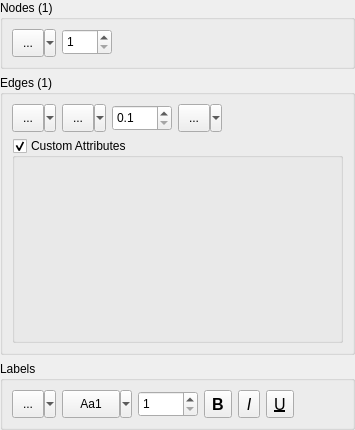
<?xml version="1.0" encoding="UTF-8"?>
<ui version="4.0">
 <class>CNodeEdgePropertiesUI</class>
 <widget class="QWidget" name="CNodeEdgePropertiesUI">
  <property name="geometry">
   <rect>
    <x>0</x>
    <y>0</y>
    <width>355</width>
    <height>430</height>
   </rect>
  </property>
  <property name="sizePolicy">
   <sizepolicy hsizetype="Fixed" vsizetype="Maximum">
    <horstretch>0</horstretch>
    <verstretch>0</verstretch>
   </sizepolicy>
  </property>
  <property name="windowTitle">
   <string>Form</string>
  </property>
  <property name="styleSheet">
   <string notr="true">/*
QToolButton, QComboBox, QDoubleSpinBox, QSpinBox
{
border: 1px solid #aaa;
border-radius: 2px;
}
*/

QToolButton:on
{
border: 1px solid #aaa;
background: #bbb;
}
</string>
  </property>
  <layout class="QVBoxLayout" name="verticalLayout_2">
   <property name="leftMargin">
    <number>0</number>
   </property>
   <property name="topMargin">
    <number>0</number>
   </property>
   <property name="rightMargin">
    <number>0</number>
   </property>
   <property name="bottomMargin">
    <number>0</number>
   </property>
   <item>
    <widget class="QGroupBox" name="NodesBox">
     <property name="title">
      <string>Nodes (1)</string>
     </property>
     <layout class="QGridLayout" name="gridLayout_2">
      <item row="0" column="0">
       <layout class="QFormLayout" name="formLayout">
        <property name="sizeConstraint">
         <enum>QLayout::SetNoConstraint</enum>
        </property>
        <item row="0" column="0">
         <widget class="QSint::QSplitButton" name="NodeShape">
          <property name="minimumSize">
           <size>
            <width>44</width>
            <height>28</height>
           </size>
          </property>
          <property name="maximumSize">
           <size>
            <width>16777215</width>
            <height>28</height>
           </size>
          </property>
          <property name="statusTip">
           <string>Set shape of the selected nodes</string>
          </property>
          <property name="text">
           <string>...</string>
          </property>
          <property name="iconSize">
           <size>
            <width>18</width>
            <height>18</height>
           </size>
          </property>
          <property name="popupMode">
           <enum>QToolButton::MenuButtonPopup</enum>
          </property>
         </widget>
        </item>
        <item row="0" column="1">
         <widget class="QSint::SpinComboBox" name="NodeSizeX">
          <property name="enabled">
           <bool>true</bool>
          </property>
          <property name="sizePolicy">
           <sizepolicy hsizetype="Expanding" vsizetype="Fixed">
            <horstretch>0</horstretch>
            <verstretch>0</verstretch>
           </sizepolicy>
          </property>
          <property name="minimumSize">
           <size>
            <width>0</width>
            <height>0</height>
           </size>
          </property>
          <property name="maximumSize">
           <size>
            <width>50</width>
            <height>26</height>
           </size>
          </property>
          <property name="statusTip">
           <string>Set width of the selected nodes</string>
          </property>
          <property name="styleSheet">
           <string notr="true"/>
          </property>
          <property name="alignment">
           <set>Qt::AlignLeading|Qt::AlignLeft|Qt::AlignVCenter</set>
          </property>
          <property name="correctionMode">
           <enum>QAbstractSpinBox::CorrectToNearestValue</enum>
          </property>
          <property name="minimum">
           <number>1</number>
          </property>
          <property name="maximum">
           <number>1000</number>
          </property>
         </widget>
        </item>
       </layout>
      </item>
     </layout>
    </widget>
   </item>
   <item>
    <widget class="QGroupBox" name="EdgesBox">
     <property name="title">
      <string>Edges (1)</string>
     </property>
     <layout class="QVBoxLayout" name="verticalLayout">
      <item>
       <layout class="QHBoxLayout" name="horizontalLayout_2">
        <item>
         <widget class="QSint::ColorButton" name="EdgeColor">
          <property name="sizePolicy">
           <sizepolicy hsizetype="Fixed" vsizetype="Fixed">
            <horstretch>0</horstretch>
            <verstretch>0</verstretch>
           </sizepolicy>
          </property>
          <property name="minimumSize">
           <size>
            <width>44</width>
            <height>28</height>
           </size>
          </property>
          <property name="statusTip">
           <string>Set color of the selected edges</string>
          </property>
          <property name="text">
           <string>...</string>
          </property>
          <property name="iconSize">
           <size>
            <width>18</width>
            <height>18</height>
           </size>
          </property>
          <property name="popupMode">
           <enum>QToolButton::MenuButtonPopup</enum>
          </property>
         </widget>
        </item>
        <item>
         <widget class="QSint::QPenButton" name="EdgeStyle">
          <property name="minimumSize">
           <size>
            <width>44</width>
            <height>28</height>
           </size>
          </property>
          <property name="statusTip">
           <string>Set pen style of the selected edges</string>
          </property>
          <property name="text">
           <string>...</string>
          </property>
          <property name="iconSize">
           <size>
            <width>18</width>
            <height>18</height>
           </size>
          </property>
          <property name="popupMode">
           <enum>QToolButton::MenuButtonPopup</enum>
          </property>
         </widget>
        </item>
        <item>
         <widget class="QDoubleSpinBox" name="EdgeWeight">
          <property name="sizePolicy">
           <sizepolicy hsizetype="Fixed" vsizetype="Fixed">
            <horstretch>0</horstretch>
            <verstretch>0</verstretch>
           </sizepolicy>
          </property>
          <property name="minimumSize">
           <size>
            <width>60</width>
            <height>26</height>
           </size>
          </property>
          <property name="statusTip">
           <string>Set weight of the selected edges</string>
          </property>
          <property name="styleSheet">
           <string notr="true"/>
          </property>
          <property name="correctionMode">
           <enum>QAbstractSpinBox::CorrectToNearestValue</enum>
          </property>
          <property name="decimals">
           <number>1</number>
          </property>
          <property name="minimum">
           <double>0.100000000000000</double>
          </property>
          <property name="singleStep">
           <double>0.100000000000000</double>
          </property>
         </widget>
        </item>
        <item>
         <widget class="QSint::QSplitButton" name="EdgeDirection">
          <property name="minimumSize">
           <size>
            <width>44</width>
            <height>28</height>
           </size>
          </property>
          <property name="statusTip">
           <string>Set direction of the selected edges</string>
          </property>
          <property name="text">
           <string>...</string>
          </property>
          <property name="iconSize">
           <size>
            <width>18</width>
            <height>18</height>
           </size>
          </property>
          <property name="popupMode">
           <enum>QToolButton::MenuButtonPopup</enum>
          </property>
         </widget>
        </item>
        <item>
         <spacer name="horizontalSpacer_2">
          <property name="orientation">
           <enum>Qt::Horizontal</enum>
          </property>
          <property name="sizeHint" stdset="0">
           <size>
            <width>40</width>
            <height>20</height>
           </size>
          </property>
         </spacer>
        </item>
       </layout>
      </item>
      <item>
       <widget class="QGroupBox" name="EdgeAttrBox">
        <property name="sizePolicy">
         <sizepolicy hsizetype="Preferred" vsizetype="Expanding">
          <horstretch>0</horstretch>
          <verstretch>0</verstretch>
         </sizepolicy>
        </property>
        <property name="title">
         <string>Custom Attributes</string>
        </property>
        <property name="flat">
         <bool>true</bool>
        </property>
        <property name="checkable">
         <bool>true</bool>
        </property>
        <layout class="QVBoxLayout" name="verticalLayout_4">
         <property name="leftMargin">
          <number>0</number>
         </property>
         <property name="rightMargin">
          <number>0</number>
         </property>
         <property name="bottomMargin">
          <number>0</number>
         </property>
         <item>
          <widget class="CAttributesEditorUI" name="EdgeAttrEditor" native="true"/>
         </item>
        </layout>
       </widget>
      </item>
     </layout>
    </widget>
   </item>
   <item>
    <widget class="QGroupBox" name="LablesBox">
     <property name="title">
      <string>Labels</string>
     </property>
     <layout class="QHBoxLayout" name="horizontalLayout">
      <item>
       <layout class="QHBoxLayout" name="horizontalLayout_4">
        <item>
         <widget class="QSint::ColorButton" name="LabelColor">
          <property name="sizePolicy">
           <sizepolicy hsizetype="Fixed" vsizetype="Fixed">
            <horstretch>0</horstretch>
            <verstretch>0</verstretch>
           </sizepolicy>
          </property>
          <property name="minimumSize">
           <size>
            <width>44</width>
            <height>28</height>
           </size>
          </property>
          <property name="maximumSize">
           <size>
            <width>16777215</width>
            <height>28</height>
           </size>
          </property>
          <property name="statusTip">
           <string>Set color of the selected labels</string>
          </property>
          <property name="text">
           <string>...</string>
          </property>
          <property name="iconSize">
           <size>
            <width>18</width>
            <height>18</height>
           </size>
          </property>
          <property name="popupMode">
           <enum>QToolButton::MenuButtonPopup</enum>
          </property>
         </widget>
        </item>
        <item>
         <widget class="QSint::QFontButton" name="LabelFont">
          <property name="sizePolicy">
           <sizepolicy hsizetype="Fixed" vsizetype="Fixed">
            <horstretch>0</horstretch>
            <verstretch>0</verstretch>
           </sizepolicy>
          </property>
          <property name="minimumSize">
           <size>
            <width>70</width>
            <height>28</height>
           </size>
          </property>
          <property name="maximumSize">
           <size>
            <width>16777215</width>
            <height>28</height>
           </size>
          </property>
          <property name="statusTip">
           <string>Set font of the selected labels</string>
          </property>
          <property name="text">
           <string>Aa1</string>
          </property>
          <property name="popupMode">
           <enum>QToolButton::MenuButtonPopup</enum>
          </property>
          <property name="toolButtonStyle">
           <enum>Qt::ToolButtonTextOnly</enum>
          </property>
         </widget>
        </item>
        <item>
         <widget class="QSint::SpinComboBox" name="LabelFontSize">
          <property name="sizePolicy">
           <sizepolicy hsizetype="Preferred" vsizetype="Fixed">
            <horstretch>0</horstretch>
            <verstretch>0</verstretch>
           </sizepolicy>
          </property>
          <property name="minimumSize">
           <size>
            <width>60</width>
            <height>26</height>
           </size>
          </property>
          <property name="maximumSize">
           <size>
            <width>16777215</width>
            <height>26</height>
           </size>
          </property>
          <property name="statusTip">
           <string>Set font size of the selected labels</string>
          </property>
          <property name="styleSheet">
           <string notr="true"/>
          </property>
          <property name="correctionMode">
           <enum>QAbstractSpinBox::CorrectToNearestValue</enum>
          </property>
          <property name="minimum">
           <number>1</number>
          </property>
          <property name="maximum">
           <number>1000</number>
          </property>
         </widget>
        </item>
        <item>
         <widget class="QToolButton" name="LabelFontBold">
          <property name="sizePolicy">
           <sizepolicy hsizetype="Fixed" vsizetype="Fixed">
            <horstretch>0</horstretch>
            <verstretch>0</verstretch>
           </sizepolicy>
          </property>
          <property name="minimumSize">
           <size>
            <width>0</width>
            <height>28</height>
           </size>
          </property>
          <property name="maximumSize">
           <size>
            <width>28</width>
            <height>28</height>
           </size>
          </property>
          <property name="font">
           <font>
            <pointsize>12</pointsize>
            <weight>75</weight>
            <bold>true</bold>
           </font>
          </property>
          <property name="statusTip">
           <string>Bold font look of the selected labels</string>
          </property>
          <property name="text">
           <string>B</string>
          </property>
          <property name="checkable">
           <bool>true</bool>
          </property>
         </widget>
        </item>
        <item>
         <widget class="QToolButton" name="LabelFontItalic">
          <property name="sizePolicy">
           <sizepolicy hsizetype="Fixed" vsizetype="Fixed">
            <horstretch>0</horstretch>
            <verstretch>0</verstretch>
           </sizepolicy>
          </property>
          <property name="minimumSize">
           <size>
            <width>0</width>
            <height>28</height>
           </size>
          </property>
          <property name="maximumSize">
           <size>
            <width>28</width>
            <height>28</height>
           </size>
          </property>
          <property name="font">
           <font>
            <pointsize>12</pointsize>
            <weight>50</weight>
            <italic>true</italic>
            <bold>false</bold>
           </font>
          </property>
          <property name="statusTip">
           <string>Italic font look of the selected labels</string>
          </property>
          <property name="text">
           <string>I</string>
          </property>
          <property name="checkable">
           <bool>true</bool>
          </property>
         </widget>
        </item>
        <item>
         <widget class="QToolButton" name="LabelFontUnderline">
          <property name="sizePolicy">
           <sizepolicy hsizetype="Fixed" vsizetype="Fixed">
            <horstretch>0</horstretch>
            <verstretch>0</verstretch>
           </sizepolicy>
          </property>
          <property name="minimumSize">
           <size>
            <width>0</width>
            <height>28</height>
           </size>
          </property>
          <property name="maximumSize">
           <size>
            <width>28</width>
            <height>28</height>
           </size>
          </property>
          <property name="font">
           <font>
            <pointsize>12</pointsize>
            <weight>50</weight>
            <italic>false</italic>
            <bold>false</bold>
            <underline>true</underline>
           </font>
          </property>
          <property name="statusTip">
           <string>Underlined font look of the selected labels</string>
          </property>
          <property name="text">
           <string>U</string>
          </property>
          <property name="checkable">
           <bool>true</bool>
          </property>
         </widget>
        </item>
        <item>
         <spacer name="horizontalSpacer_3">
          <property name="orientation">
           <enum>Qt::Horizontal</enum>
          </property>
          <property name="sizeHint" stdset="0">
           <size>
            <width>40</width>
            <height>20</height>
           </size>
          </property>
         </spacer>
        </item>
       </layout>
      </item>
     </layout>
    </widget>
   </item>
  </layout>
 </widget>
 <customwidgets>
  <customwidget>
   <class>QSint::ColorButton</class>
   <extends>QToolButton</extends>
   <header>colorbutton.h</header>
  </customwidget>
  <customwidget>
   <class>QSint::QSplitButton</class>
   <extends>QToolButton</extends>
   <header>qsplitbutton.h</header>
  </customwidget>
  <customwidget>
   <class>QSint::QPenButton</class>
   <extends>QToolButton</extends>
   <header>qpenbutton.h</header>
  </customwidget>
  <customwidget>
   <class>QSint::QFontButton</class>
   <extends>QToolButton</extends>
   <header>qfontbutton.h</header>
  </customwidget>
  <customwidget>
   <class>CAttributesEditorUI</class>
   <extends>QWidget</extends>
   <header>CAttributesEditorUI.h</header>
   <container>1</container>
  </customwidget>
  <customwidget>
   <class>QSint::SpinComboBox</class>
   <extends>QSpinBox</extends>
   <header>spincombobox.h</header>
  </customwidget>
 </customwidgets>
 <tabstops>
  <tabstop>EdgeColor</tabstop>
  <tabstop>EdgeStyle</tabstop>
  <tabstop>EdgeWeight</tabstop>
  <tabstop>EdgeDirection</tabstop>
  <tabstop>EdgeAttrBox</tabstop>
  <tabstop>LabelColor</tabstop>
  <tabstop>LabelFont</tabstop>
  <tabstop>LabelFontBold</tabstop>
  <tabstop>LabelFontItalic</tabstop>
  <tabstop>LabelFontUnderline</tabstop>
 </tabstops>
 <resources/>
 <connections>
  <connection>
   <sender>EdgeAttrBox</sender>
   <signal>toggled(bool)</signal>
   <receiver>EdgeAttrEditor</receiver>
   <slot>setVisible(bool)</slot>
   <hints>
    <hint type="sourcelabel">
     <x>48</x>
     <y>350</y>
    </hint>
    <hint type="destinationlabel">
     <x>68</x>
     <y>350</y>
    </hint>
   </hints>
  </connection>
 </connections>
</ui>
